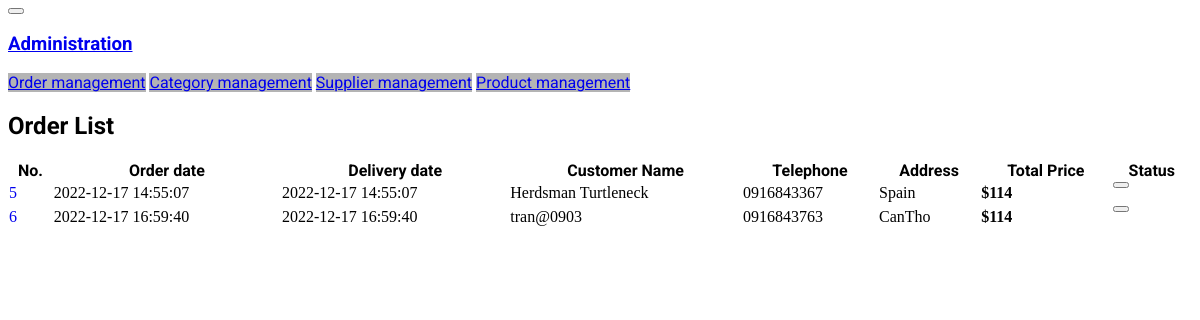
Before: /admin/order/order.php with the older database file.
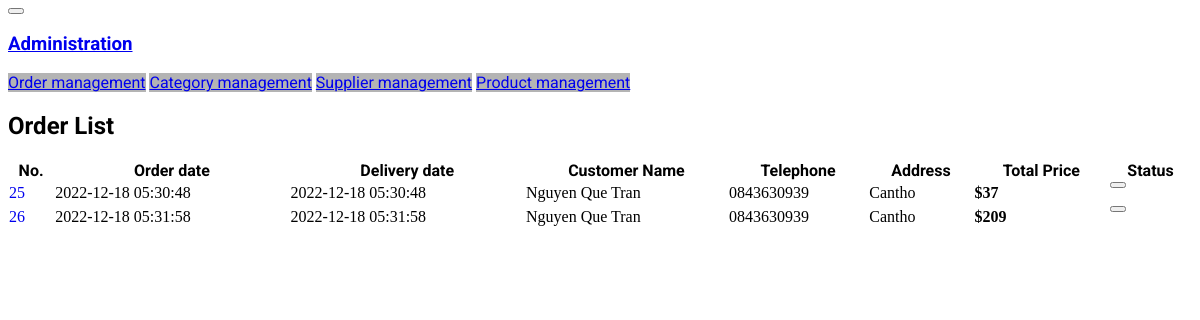
After: the same page with the newer database file.
### tables this page shows
CREATE TABLE `order` (
  `id` int(11) NOT NULL,
  `date` datetime NOT NULL,
  `delivery_date` datetime NOT NULL,
  `delivery_local` varchar(255) NOT NULL,
  `cust_name` varchar(50) NOT NULL,
  `cust_phone` varchar(12) NOT NULL,
  `total` decimal(8,0) NOT NULL,
  `status` tinyint(1) NOT NULL,
  `username` varchar(10) NOT NULL
);

### admin/order/order.php (the view, shortened to what this page needs)
<section class="row">
    <?php
    include_once 'admin/nav.php';
    ?>
    <div class="col-lg-10 col-md-9 col-12">
        <div class="mb-2">
            <h1 class="font-family text-center ">Order List</h1>
            <table id="tableorder" class="table table-striped table-bordered m-0" cellspacing="0" width="100%">
                <thead class=" font-family justify-content-md-between justify-content-sm-center align-content-center border-bottom border-2 my-2 text-light bg-dark p-3 rounded-3">
                    <tr class="text-center">
                        <th>
                            <strong>No.</strong>
                        </th>
                        <th>
                            <strong>Order date</strong>
                        </th>
                        <th>
                            <strong>Delivery date</strong>
                        </th>
                        <th>
                            <strong>Customer Name</strong>
                        </th>
                        <th>
                            <strong>Telephone</strong>
                        </th>
                        <th>
                            <strong>Address</strong>
                        </th>
                        <th>
                            <strong>Total Price</strong>
                        </th>
                        <th>
                            <strong>Status</strong>
                        </th>
                    </tr>
                </thead>
                <tbody class="justify-content-md-between justify-content-sm-center border-bottom border-2 my-2 bg-light p-2 rounded-3">
                    <?php
                    $c = new Connect();
                    $dblink = $c->connectToMySQL();
                    $sql = "SELECT * FROM `order`";
                    $re = $dblink->query($sql);
                    while ($row = $re->fetch_assoc()) :
                    ?>
                        <tr>
                            <td class="text-center">
                                <a href="?page=orderDetail&id=<?= $row['id'] ?>" style="text-decoration: none;"><?= $row['id'] ?></a>
                            </td>
                            <td class="text-center"><?= $row['date'] ?></td>
                            <td class="text-center"><?= $row['delivery_date'] ?></td>
                            <td class="text-center"><?= $row['cust_name'] ?></td>
                            <td class="text-center"><?= $row['cust_phone'] ?></td>
                            <td><?= $row['delivery_local'] ?></td>
                            <td class="text-center"><b>$<?= $row['total'] ?></b></td>
                            <td class="text-center">
                                <form action="?page=order" method="POST">
                                    <?php
                                    if ($row['status'] == 0) :
                                    ?>
                                        <button type="submit" class="btn btn-danger" width="10" name="btnChangeStatus" height="10"><i class="bi bi-x-lg"></i></button>
                                    <?php
                                    else :
                                    ?>
                                        <input type="hidden" name="status" value="0" />
                                        <input type="hidden" name="order_id" value="<?= $row['id'] ?>" />
                                        <button type="submit" class="btn btn-success" width="10" name="btnChangeStatus" height="10"><i class="fa-solid fa-check"></i></i></button>
                                    <?php
                                    endif;
                                    ?>
                                </form>
                            </td>
                        </tr>
                    <?php
                    endwhile;
                    ?>
                </tbody>
            </table>
        </div>
    </div>
</section>

Changed rows visible on the page:
removed order: id "5", date "2022-12-17 14:55:07", delivery_date "2022-12-17 14:55:07", cust_name "Herdsman Turtleneck", cust_phone "0916843367", delivery_local "Spain", total "114"
removed order: id "6", date "2022-12-17 16:59:40", delivery_date "2022-12-17 16:59:40", cust_name "tran@0903", cust_phone "0916843763", delivery_local "CanTho", total "114"
added order: id "25", date "2022-12-18 05:30:48", delivery_date "2022-12-18 05:30:48", cust_name "Nguyen Que Tran", cust_phone "0843630939", delivery_local "Cantho", total "37"
added order: id "26", date "2022-12-18 05:31:58", delivery_date "2022-12-18 05:31:58", cust_name "Nguyen Que Tran", cust_phone "0843630939", delivery_local "Cantho", total "209"
